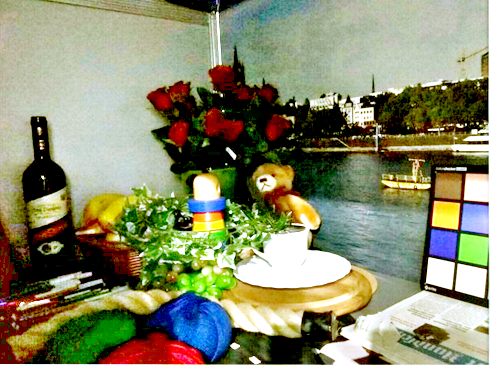
#> input picture low_img_enhance/low-image-enhance/enhanced/Automated MSRCR.png, 490 x 365 px; its folder holds only this picture in this run
$ python NIQE.py   (older library calls are emulated)
#> lines starting #> are read from the running program, lines starting #| are printed output that depends on the picture; long printed decimals are rounded

import scipy.misc
import scipy.io
from os.path import dirname
from os.path import join
import scipy

import scipy.ndimage
import numpy as np
import scipy.special
import math
import os
from PIL import Image
from skimage.transform import resize

gamma_range = np.arange(0.2, 10, 0.001)
a = scipy.special.gamma(2.0 / gamma_range)
a *= a
b = scipy.special.gamma(1.0 / gamma_range)
c = scipy.special.gamma(3.0 / gamma_range)
prec_gammas = a / (b * c)


def aggd_features(imdata):
    # flatten imdata
    imdata.shape = (len(imdata.flat),)
    imdata2 = imdata * imdata
    left_data = imdata2[imdata < 0]
    right_data = imdata2[imdata >= 0]
    left_mean_sqrt = 0
    right_mean_sqrt = 0
    if len(left_data) > 0:
        left_mean_sqrt = np.sqrt(np.average(left_data))
    if len(right_data) > 0:
        right_mean_sqrt = np.sqrt(np.average(right_data))

    if right_mean_sqrt != 0:
        gamma_hat = left_mean_sqrt / right_mean_sqrt
    else:
        gamma_hat = np.inf
    # solve r-hat norm

    imdata2_mean = np.mean(imdata2)
    if imdata2_mean != 0:
        r_hat = (np.average(np.abs(imdata)) ** 2) / (np.average(imdata2))
    else:
        r_hat = np.inf
    rhat_norm = r_hat * (((math.pow(gamma_hat, 3) + 1) * (gamma_hat + 1)) / math.pow(math.pow(gamma_hat, 2) + 1, 2))

    # solve alpha by guessing values that minimize ro
    pos = np.argmin((prec_gammas - rhat_norm) ** 2);
    alpha = gamma_range[pos]

    gam1 = scipy.special.gamma(1.0 / alpha)
    gam2 = scipy.special.gamma(2.0 / alpha)
    gam3 = scipy.special.gamma(3.0 / alpha)

    aggdratio = np.sqrt(gam1) / np.sqrt(gam3)
    bl = aggdratio * left_mean_sqrt
    br = aggdratio * right_mean_sqrt

    # mean parameter
    N = (br - bl) * (gam2 / gam1)  # *aggdratio
    return (alpha, N, bl, br, left_mean_sqrt, right_mean_sqrt)


def ggd_features(imdata):
    nr_gam = 1 / prec_gammas
    sigma_sq = np.var(imdata)
    E = np.mean(np.abs(imdata))
    rho = sigma_sq / E ** 2
    pos = np.argmin(np.abs(nr_gam - rho));
    return gamma_range[pos], sigma_sq


def paired_product(new_im):
    shift1 = np.roll(new_im.copy(), 1, axis=1)
    shift2 = np.roll(new_im.copy(), 1, axis=0)
    shift3 = np.roll(np.roll(new_im.copy(), 1, axis=0), 1, axis=1)
    shift4 = np.roll(np.roll(new_im.copy(), 1, axis=0), -1, axis=1)

    H_img = shift1 * new_im
    V_img = shift2 * new_im
    D1_img = shift3 * new_im
    D2_img = shift4 * new_im

    return (H_img, V_img, D1_img, D2_img)


def gen_gauss_window(lw, sigma):
    sd = np.float32(sigma)
    lw = int(lw)
    weights = [0.0] * (2 * lw + 1)
    weights[lw] = 1.0
    sum = 1.0
    sd *= sd
    for ii in range(1, lw + 1):
        tmp = np.exp(-0.5 * np.float32(ii * ii) / sd)
        weights[lw + ii] = tmp
        weights[lw - ii] = tmp
        sum += 2.0 * tmp
    for ii in range(2 * lw + 1):
        weights[ii] /= sum
    return weights


def compute_image_mscn_transform(image, C=1, avg_window=None, extend_mode='constant'):
    if avg_window is None:
        avg_window = gen_gauss_window(3, 7.0 / 6.0)
    assert len(np.shape(image)) == 2
    h, w = np.shape(image)
    mu_image = np.zeros((h, w), dtype=np.float32)
    var_image = np.zeros((h, w), dtype=np.float32)
    image = np.array(image).astype('float32')
    scipy.ndimage.correlate1d(image, avg_window, 0, mu_image, mode=extend_mode)
    scipy.ndimage.correlate1d(mu_image, avg_window, 1, mu_image, mode=extend_mode)
    scipy.ndimage.correlate1d(image ** 2, avg_window, 0, var_image, mode=extend_mode)
    scipy.ndimage.correlate1d(var_image, avg_window, 1, var_image, mode=extend_mode)
    var_image = np.sqrt(np.abs(var_image - mu_image ** 2))
    return (image - mu_image) / (var_image + C), var_image, mu_image


def _niqe_extract_subband_feats(mscncoefs):
    # alpha_m,  = extract_ggd_features(mscncoefs)
    alpha_m, N, bl, br, lsq, rsq = aggd_features(mscncoefs.copy())
    pps1, pps2, pps3, pps4 = paired_product(mscncoefs)
    alpha1, N1, bl1, br1, lsq1, rsq1 = aggd_features(pps1)
    alpha2, N2, bl2, br2, lsq2, rsq2 = aggd_features(pps2)
    alpha3, N3, bl3, br3, lsq3, rsq3 = aggd_features(pps3)
    alpha4, N4, bl4, br4, lsq4, rsq4 = aggd_features(pps4)
    return np.array([alpha_m, (bl + br) / 2.0,
                     alpha1, N1, bl1, br1,  # (V)
                     alpha2, N2, bl2, br2,  # (H)
                     alpha3, N3, bl3, bl3,  # (D1)
                     alpha4, N4, bl4, bl4,  # (D2)
                     ])


def get_patches_train_features(img, patch_size, stride=8):
    return _get_patches_generic(img, patch_size, 1, stride)


def get_patches_test_features(img, patch_size, stride=8):
    return _get_patches_generic(img, patch_size, 0, stride)


def extract_on_patches(img, patch_size):
    h, w = img.shape
    #patch_size = np.int(patch_size)
    patch_size = int(patch_size)
    patches = []
    for j in range(0, h - patch_size + 1, patch_size):
        for i in range(0, w - patch_size + 1, patch_size):
            patch = img[j:j + patch_size, i:i + patch_size]
            patches.append(patch)

    patches = np.array(patches)

    patch_features = []
    for p in patches:
        patch_features.append(_niqe_extract_subband_feats(p))
    patch_features = np.array(patch_features)

    return patch_features


def _get_patches_generic(img, patch_size, is_train, stride):
    h, w = np.shape(img)
    if h < patch_size or w < patch_size:
        print("Input image is too small")
        exit(0)

    # ensure that the patch divides evenly into img
    hoffset = (h % patch_size)
    woffset = (w % patch_size)

    if hoffset > 0:
        img = img[:-hoffset, :]
    if woffset > 0:
        img = img[:, :-woffset]

    img = img.astype(np.float32)
    #numpy.array(Image.fromarray(arr).resize())
    #img2 = scipy.misc.imresize(img, 0.5, interp='bicubic', mode='F')
    img2 = resize(img, (int(img.shape[0] * 0.5), int(img.shape[1] * 0.5)), mode='constant', anti_aliasing=True)

    mscn1, var, mu = compute_image_mscn_transform(img)
    mscn1 = mscn1.astype(np.float32)

    mscn2, _, _ = compute_image_mscn_transform(img2)
    mscn2 = mscn2.astype(np.float32)

    feats_lvl1 = extract_on_patches(mscn1, patch_size)
    feats_lvl2 = extract_on_patches(mscn2, patch_size / 2)

    feats = np.hstack((feats_lvl1, feats_lvl2))  # feats_lvl3))

    return feats


def niqe(inputImgData):
    patch_size = 96
    module_path = os.path.pardir
    # print(os.path.pardir)

    # TODO: memoize
    params = scipy.io.loadmat(join(module_path, 'data', 'niqe_image_params.mat'))
    pop_mu = np.ravel(params["pop_mu"])
    pop_cov = params["pop_cov"]

    M, N = inputImgData.shape

    # assert C == 1, "niqe called with videos containing %d channels. Please supply only the luminance channel" % (C,)
    assert M > (
                patch_size * 2 + 1), "niqe called with small frame size, requires > 192x192 resolution video using current training parameters"
    assert N > (
                patch_size * 2 + 1), "niqe called with small frame size, requires > 192x192 resolution video using current training parameters"

    feats = get_patches_test_features(inputImgData, patch_size)
    sample_mu = np.mean(feats, axis=0)
    sample_cov = np.cov(feats.T)

    X = sample_mu - pop_mu
    covmat = ((pop_cov + sample_cov) / 2.0)
    pinvmat = scipy.linalg.pinv(covmat)
    niqe_score = np.sqrt(np.dot(np.dot(X, pinvmat), X))

    return niqe_score


if __name__ == "__main__":
    path = '../enhanced'
    # 获取文件夹中的所有图像文件
    image_files = [f for f in os.listdir(path) if f.endswith(('.png', '.jpg', '.jpeg'))]
    niqe_values = []
    NIQE_sum = 0
    count = 0

    with open('niqe.txt', 'w') as f:
        for image_file in image_files:
            # 读取图像
            image_path = os.path.join(path, image_file)
            image = np.array(Image.open(image_path).convert('LA'))[:, :, 0]

            # 计算 NIQE
            niqe(image)
#> (reads low_img_enhance/low-image-enhance/data/niqe_image_params.mat from the repository)
#> in _get_patches_generic, `mscn2, _, _ = compute_image_mscn_transform(img2)`:
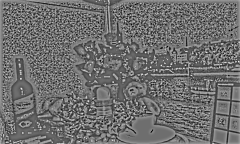
#> mscn2: shape (144, 240) float32; min -1.93, max 2.54, mean 0.0212; drawn with min black and max white
#> after the loop in extract_on_patches, `for j in range(0, h - patch_size + 1, patch_size):`: patches = 15 items
#> the loop in extract_on_patches, `for p in patches:` made 15 passes
#> pass 1, in paired_product, `shift2 = np.roll(new_im.copy(), 1, axis=0)`:
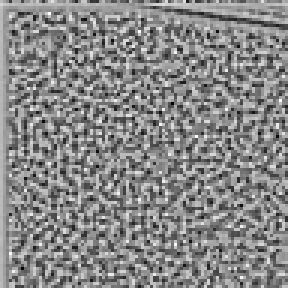
#> shift2: shape (96, 96) float32 (shown 3 times larger); min -1.81, max 1.64, mean 0.0311; drawn with min black and max white
#> pass 1, in paired_product, `shift3 = np.roll(np.roll(new_im.copy(), 1, axis=0), 1, axis=1)`:
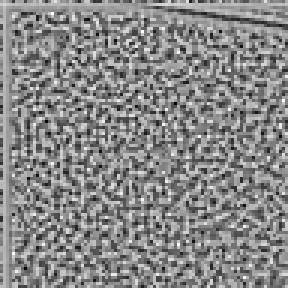
#> shift3: shape (96, 96) float32 (shown 3 times larger); min -1.81, max 1.64, mean 0.0311; drawn with min black and max white
#> pass 1, in paired_product, `shift4 = np.roll(np.roll(new_im.copy(), 1, axis=0), -1, axis=1)`:
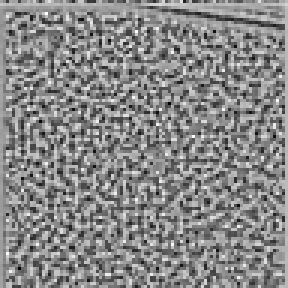
#> shift4: shape (96, 96) float32 (shown 3 times larger); min -1.81, max 1.64, mean 0.0311; drawn with min black and max white
#> the loop in extract_on_patches (call 2), `for p in patches:` made 15 passes

            print(f'{image_file}的NIQE值(越小越好):', niqe(image))
#> the loop in extract_on_patches (call 3), `for p in patches:` made 15 passes
#> pass 1, in paired_product (call 31), `V_img = shift2 * new_im`:
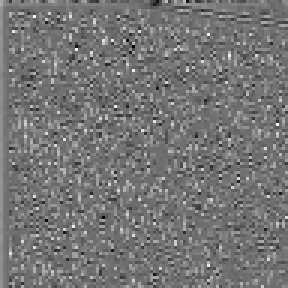
#> V_img: shape (96, 96) float32 (shown 3 times larger); min -1.47, max 1.93, mean 0.0948; drawn with min black and max white
#> pass 1, in paired_product (call 31), `D2_img = shift4 * new_im`:
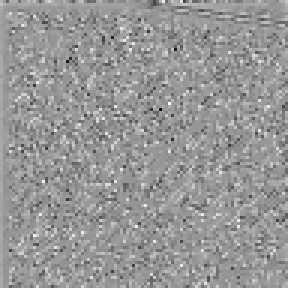
#> D2_img: shape (96, 96) float32 (shown 3 times larger); min -2.18, max 1.51, mean 0.00846; drawn with min black and max white
#| Automated MSRCR.png的NIQE值(越小越好): 12.864

            f.write(str(niqe(image))+'\n')
#> the loop in extract_on_patches (call 6), `for p in patches:` made 15 passes
#> pass 2, in paired_product (call 77), `shift4 = np.roll(np.roll(new_im.copy(), 1, axis=0), -1, axis=1)`:
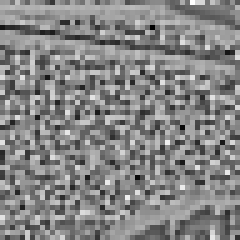
#> shift4: shape (48, 48) float32 (shown 5 times larger); min -1.82, max 1.71, mean 0.0267; drawn with min black and max white
